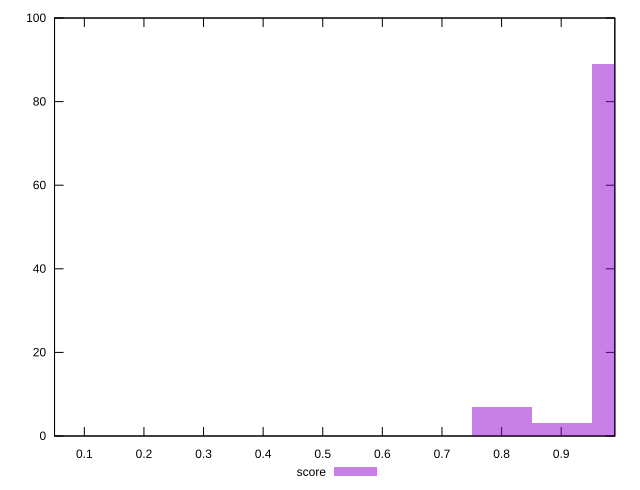

Write the gnuplot code that produced this figure.
reset

$score <<EOF
0.9010503081674824 3
1.0011670090749805 89
0.8009336072599844 7
0 1
EOF

set key outside below
set boxwidth 0.10011670090749805
set xrange [0.05:0.99]
set yrange [0:100]
set trange [0:100]
set style fill transparent solid 0.5 noborder
set terminal svg size 640, 490 enhanced background rgb 'white'
set output "report_00017_2021-02-10T15-08-03.406Z/first-cpu-idle/samples/pages/score/histogram.svg"

plot $score title "score" with boxes

reset
